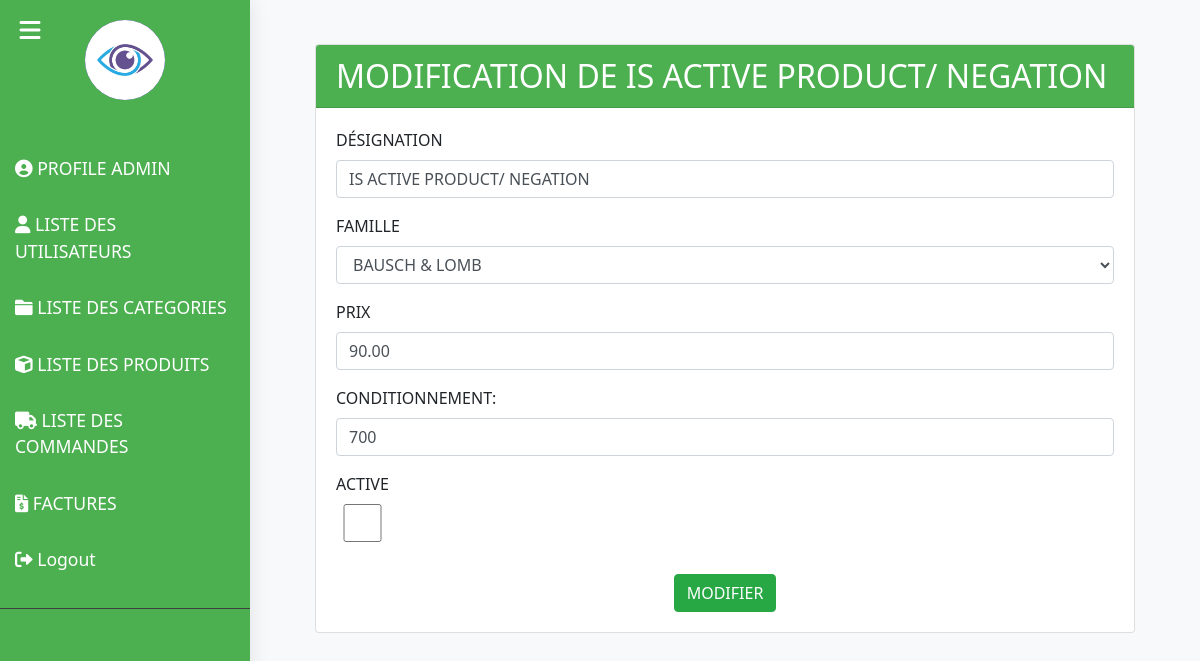
Page /edit_product/87/ (signed in) on the committed database.
### sherly_app/models.py (models this page shows, shortened)
class Societe(models.Model):
    nom1 = models.CharField(max_length=255, blank=True, null=True,default='SHERLY & STRATEGY SL')
    nom2 = models.CharField(max_length=255, blank=True, null=True,default='Division Optical')
    ligne1 = models.CharField(max_length=255, blank=True, null=True,default='AV Naciones Unidas')
    ligne2 = models.CharField(max_length=255, blank=True, null=True,default='Ed Cristamar 30,')
    ligne3 = models.CharField(max_length=255, blank=True, null=True,default='Peurto Banus 29660,')
    ligne4 = models.CharField(max_length=255, blank=True, null=True,default='Mail: admin@gmail.com')
    ligne5 = models.CharField(max_length=255, blank=True, null=True,default='Numero IVA: ESB06835052')
    logo = models.ImageField(upload_to='images/', null=True, blank=True)
    code_client = models.CharField(max_length=255,default='00033147853314')
    livre1=models.CharField(max_length=50,default='SCROTIS  OPTIC 2000')
    livre2=models.CharField(max_length=50,default='38 rue Saint Denis')
    livre3=models.CharField(max_length=50,default='92700 COLOMBES')
    livre4=models.CharField(max_length=50,default='FRANCE')
    achteur1=models.CharField(max_length=50,default='SCROTIS  OPTIC 2000 ')
    achteur2=models.CharField(max_length=50,default='38 rue Saint Denis')
    achteur3=models.CharField(max_length=50,default='92700 COLOMBES')
    achteur4=models.CharField(max_length=50,default='FRANCE')
    achteur5=models.CharField(max_length=50,default='Numero TVA Intraceo')
    achteur6=models.CharField(max_length=50,default='FR7547911891')
    nif=models.CharField(max_length=100,blank=True,null=True)
    phrase=models.CharField(max_length=100,default="L'expédition s'effectue conformément a nos conditions générales de vente")
    boite_envoi = models.CharField(max_length=100,default="gestionrecrutement@hotmail.com", error_messages={'invalid': "L'adresse email de boite d'envoi est invalide."})
    boite_reception = models.CharField(max_length=100,default="optiquejaures@hotmail.com", error_messages={'invalid': "L'adresse email de boite de réception est invalide."})

class Produit(models.Model):
    designation = models.CharField(max_length=255, blank=True, null=True)
    famille = models.ForeignKey(Famille, on_delete=models.CASCADE,blank=True, null=True)
    conditionnement_count = models.IntegerField(default=1)
    prix = models.DecimalField(max_digits=10, decimal_places=2)
    reference = models.CharField(max_length=7, default='', editable=False)  # Set editable to False to prevent manual editing
    is_active = models.BooleanField(default=True)  # Boolean field for activation status

class Famille(models.Model):
    famille = models.CharField(max_length=255)
    is_active = models.BooleanField(default=True)  # Boolean field for activation status

### sherly_app/views.py (the view, shortened to what this page needs)
# urls.py: path('edit_product/<int:id>/', user_passes_test(is_superuser, login_url='bl_login')(edit_product), name='edit_product'),
def edit_product(request,id):
    product = Produit.objects.get(pk=id)
    familles = Famille.objects.all()
    return render(request,'produits/edit_product.html',{'familles':familles,'product':product})

### sherly_app/context_processors.py (called while the page is built)
def societer_info(request):
    societe = Societe.objects.first()  # Retrieve societer information (adjust as necessary)
    return {'societe': societe}

### sherly_app/urls.py (called while the page is built)
def is_superuser(user):
    return user.is_superuser

### sherly_app/templates/produits/edit_product.html (shortened to what this page needs)
{% extends 'base.html' %}
{% block content %}
    <div class="container mt-4">
        <div class="container">
            <div class="card">
                <div class="card-header" style="background-color: #4CAF50; color: white;">
                    <h2 class="mb-0">MODIFICATION DE {{product.designation}} </h2>
                </div>
                <div class="card-body">
                    <form method="post">
                        <div class="form-group">
                            <label > DÉSIGNATION</label>
                            <input type="text" class="form-control" id="designation" name="designation" value="{{ product.designation }}" required oninput="this.value = this.value.toUpperCase()">
                        </div>
                        <div class="form-group">
                            <label for="categorie1">FAMILLE </label>
                            <select class="form-control" id="famille" name="famille" required>
                                {% for value in familles %}
                                    <option value="{{ value.id }}" {% if value.id == product.famille.id %} selected {% endif %}>{{ value.famille }}</option>
                                {% endfor %}
                            </select>
                        </div>
                        <div class="form-group">
                            <label>PRIX</label>
                            <input type="number" step="any" class="form-control" id="prix" name="prix" value="{{ product.prix }}"  required pattern="^[0-9]+(\.[0-9]+)?$">
                        </div>
                        <div class="form-group">
                            <label >CONDITIONNEMENT:</label>
                            <input type="number" class="form-control" id="conditionnement" name="conditionnement" value="{{ product.conditionnement_count }}" required>
                        </div>
                        <div class="form-row">
                            <div class="form-group col-md-0">
                                <label for="is_active">ACTIVE</label>
                                <div class="input-group">
                                    <input type="checkbox" class="form-control" id="is_active" name="is_active" {% if product.is_active %}checked{% endif %}>
                                </div>
                            </div>
                        </div>
                        <div class="text-center mt-3">
                            <button type="submit" class="btn btn-success">MODIFIER</button>
                        </div>
                    </form>
                </div>
            </div>
        </div>
    </div>
{% endblock %}

### sherly_app/templates/base.html (shortened to what this page needs)
{% load static %}
<!DOCTYPE html>
<html lang="en">
<head>
    <link rel="stylesheet" href="https://stackpath.bootstrapcdn.com/bootstrap/4.5.2/css/bootstrap.min.css">
    <link rel="stylesheet" href="https://cdnjs.cloudflare.com/ajax/libs/font-awesome/6.0.0/css/all.min.css">
    <link href="https://cdn.jsdelivr.net/npm/bootstrap-icons@1.10.0/font/bootstrap-icons.css" rel="stylesheet">
</head>
<body>
    <div class="wrapper">
        <nav id="sidebar">
            <button type="button" id="sidebarCollapse" class="btn">
                <i class="fas fa-bars"></i>
            </button>
            <div class="sidebar-header">
                {% if user.is_superuser %}
                <a href="{% url 'company' %}" class="avatar-link">
                    <img src="{{societe.logo.url}}" alt="Avatar" class="avatar-img">
                </a>
                {% else %}
                <img src="{{societe.logo.url}}" alt="Avatar" class="avatar-img">
                {% endif %}
            </div>
            {% if user.is_superuser %}
            <ul class="list-unstyled components">
                <li>
                    <a href="{% url 'profile' %}" title="USERS">
                        <i class="fas fa-user-circle"></i> PROFILE ADMIN
                    </a>
                </li>
                <li>
                    <a href="{% url 'list_user' %}" title="USERS">
                        <i class="fas fa-user"></i> LISTE DES UTILISATEURS
                    </a>
                </li>
                <li>
                    <a href="{% url 'categorie_list' %}" title="CATEGORIES">
                        <i class="fas fa-folder"></i> LISTE DES CATEGORIES
                    </a>
                </li>
                <li>
                    <a href="{% url 'product_list' %}" title="PRODUITS">
                        <i class="fas fa-cube"></i> LISTE DES PRODUITS
                    </a>
                </li>
                <li>
                    <a href="{% url 'commande_list' %}" title="COMMANDES">
                        <i class="fas fa-truck"></i> LISTE DES COMMANDES
                    </a>
                </li>
                <li>
                    <a href="#" title="FACTURES">
                        <i class="fas fa-file-invoice-dollar"></i> FACTURES
                    </a>
                </li>
                <li>
                    <a href="{% url 'bl_logout' %}" title="Logout">
                        <i class="fas fa-sign-out-alt"></i> Logout
                    </a>
                </li>
            </ul>
            {% endif %}
        </nav>
        <div id="content">
            <div class="container mt-4">
                {% block content %}{% endblock %}
            </div>
        </div>
    </div>
</body>
</html>

### sherly_app/templates/base.html (style rules this page uses)
body { font-family: 'Segoe UI', Tahoma, Geneva, Verdana, sans-serif; background-color: #f8f9fa; margin: 0; padding: 0; }
.wrapper { display: flex; }
#sidebar { min-width: 250px; max-width: 250px; background: #4CAF50; color: white; transition: all 0.3s; box-shadow: 0 0 20px rgba(0, 0, 0, 0.1); position: fixed; height: 100%; }
#sidebar .sidebar-header { padding: 20px; text-align: center; }
#sidebar ul.components { padding: 20px 0; border-bottom: 1px solid #3E3E3E; }
#sidebar ul li a { padding: 15px; font-size: 1.1em; display: block; color: white; transition: all 0.3s; }
#content { width: 100%; padding: 20px; transition: all 0.3s; margin-left: 250px; }
#sidebarCollapse { width: 40px; height: 40px; border: none; padding: 0; cursor: pointer; background: transparent; position: absolute; top: 10px; left: 10px; color: #ffffff; font-size: 1.5em; }
.avatar-link { display: flex; justify-content: center; align-items: center; }
.avatar-img { border-radius: 50%; width: 80px; height: 80px; object-fit: cover; background-color: #320eb3; }

### rows in the picture
Societe: logo (picture)
Produit: designation "IS ACTIVE PRODUCT/ NEGATION", famille "BAUSCH & LOMB", prix "90.00", conditionnement "700"
